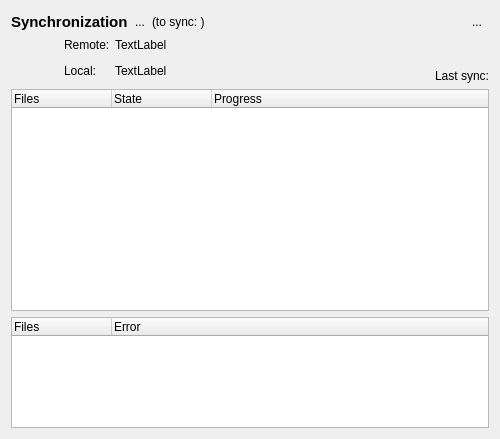
<?xml version="1.0" encoding="UTF-8"?>
<ui version="4.0">
 <class>main</class>
 <widget class="QWidget" name="main">
  <property name="geometry">
   <rect>
    <x>0</x>
    <y>0</y>
    <width>500</width>
    <height>439</height>
   </rect>
  </property>
  <property name="windowTitle">
   <string>DavQt</string>
  </property>
  <property name="windowIcon">
   <iconset resource="images.qrc">
    <normaloff>:/icons/images/sync.png</normaloff>:/icons/images/sync.png</iconset>
  </property>
  <layout class="QVBoxLayout" name="verticalLayout">
   <item>
    <widget class="QWidget" name="widget" native="true">
     <property name="sizePolicy">
      <sizepolicy hsizetype="Preferred" vsizetype="Maximum">
       <horstretch>0</horstretch>
       <verstretch>0</verstretch>
      </sizepolicy>
     </property>
     <layout class="QGridLayout" name="gridLayout_2">
      <property name="margin">
       <number>0</number>
      </property>
      <property name="spacing">
       <number>0</number>
      </property>
      <item row="0" column="0">
       <layout class="QHBoxLayout" name="horizontalLayout">
        <item>
         <widget class="QLabel" name="name">
          <property name="sizePolicy">
           <sizepolicy hsizetype="Maximum" vsizetype="Preferred">
            <horstretch>0</horstretch>
            <verstretch>0</verstretch>
           </sizepolicy>
          </property>
          <property name="font">
           <font>
            <pointsize>11</pointsize>
            <weight>75</weight>
            <bold>true</bold>
           </font>
          </property>
          <property name="text">
           <string>Synchronization</string>
          </property>
         </widget>
        </item>
        <item>
         <widget class="QToolButton" name="sync">
          <property name="toolTip">
           <string>Sync now!</string>
          </property>
          <property name="text">
           <string>...</string>
          </property>
          <property name="icon">
           <iconset resource="images.qrc">
            <normaloff>:/icons/images/sync.png</normaloff>:/icons/images/sync.png</iconset>
          </property>
          <property name="iconSize">
           <size>
            <width>22</width>
            <height>22</height>
           </size>
          </property>
          <property name="autoRaise">
           <bool>true</bool>
          </property>
         </widget>
        </item>
        <item>
         <widget class="QLabel" name="to_sync">
          <property name="text">
           <string>(to sync: )</string>
          </property>
         </widget>
        </item>
        <item>
         <spacer name="horizontalSpacer_2">
          <property name="orientation">
           <enum>Qt::Horizontal</enum>
          </property>
          <property name="sizeHint" stdset="0">
           <size>
            <width>40</width>
            <height>20</height>
           </size>
          </property>
         </spacer>
        </item>
       </layout>
      </item>
      <item row="0" column="1" rowspan="3">
       <spacer name="horizontalSpacer">
        <property name="orientation">
         <enum>Qt::Horizontal</enum>
        </property>
        <property name="sizeHint" stdset="0">
         <size>
          <width>193</width>
          <height>58</height>
         </size>
        </property>
       </spacer>
      </item>
      <item row="2" column="2">
       <spacer name="verticalSpacer">
        <property name="orientation">
         <enum>Qt::Vertical</enum>
        </property>
        <property name="sizeHint" stdset="0">
         <size>
          <width>20</width>
          <height>35</height>
         </size>
        </property>
       </spacer>
      </item>
      <item row="0" column="2" rowspan="2">
       <widget class="QToolButton" name="settings">
        <property name="text">
         <string>...</string>
        </property>
        <property name="icon">
         <iconset resource="images.qrc">
          <normaloff>:/icons/images/settings.png</normaloff>:/icons/images/settings.png</iconset>
        </property>
        <property name="iconSize">
         <size>
          <width>22</width>
          <height>22</height>
         </size>
        </property>
        <property name="autoRaise">
         <bool>true</bool>
        </property>
       </widget>
      </item>
      <item row="3" column="1" colspan="2">
       <widget class="QLabel" name="last_sync">
        <property name="text">
         <string>Last sync:</string>
        </property>
        <property name="alignment">
         <set>Qt::AlignRight|Qt::AlignTrailing|Qt::AlignVCenter</set>
        </property>
       </widget>
      </item>
      <item row="1" column="0" rowspan="4">
       <layout class="QGridLayout" name="gridLayout">
        <property name="horizontalSpacing">
         <number>5</number>
        </property>
        <property name="verticalSpacing">
         <number>0</number>
        </property>
        <item row="1" column="2">
         <widget class="QLabel" name="localfolder">
          <property name="sizePolicy">
           <sizepolicy hsizetype="Preferred" vsizetype="Preferred">
            <horstretch>0</horstretch>
            <verstretch>0</verstretch>
           </sizepolicy>
          </property>
          <property name="text">
           <string>TextLabel</string>
          </property>
         </widget>
        </item>
        <item row="0" column="0" rowspan="2">
         <widget class="QLabel" name="status">
          <property name="sizePolicy">
           <sizepolicy hsizetype="Preferred" vsizetype="Maximum">
            <horstretch>0</horstretch>
            <verstretch>0</verstretch>
           </sizepolicy>
          </property>
          <property name="maximumSize">
           <size>
            <width>48</width>
            <height>48</height>
           </size>
          </property>
          <property name="text">
           <string/>
          </property>
          <property name="pixmap">
           <pixmap resource="images.qrc">:/icons/images/state-offline.png</pixmap>
          </property>
          <property name="scaledContents">
           <bool>true</bool>
          </property>
         </widget>
        </item>
        <item row="0" column="2">
         <widget class="QLabel" name="remotefolder">
          <property name="sizePolicy">
           <sizepolicy hsizetype="Preferred" vsizetype="Preferred">
            <horstretch>0</horstretch>
            <verstretch>0</verstretch>
           </sizepolicy>
          </property>
          <property name="text">
           <string>TextLabel</string>
          </property>
         </widget>
        </item>
        <item row="0" column="1">
         <widget class="QLabel" name="label">
          <property name="sizePolicy">
           <sizepolicy hsizetype="Maximum" vsizetype="Preferred">
            <horstretch>0</horstretch>
            <verstretch>0</verstretch>
           </sizepolicy>
          </property>
          <property name="text">
           <string>Remote:</string>
          </property>
         </widget>
        </item>
        <item row="1" column="1">
         <widget class="QLabel" name="label_2">
          <property name="sizePolicy">
           <sizepolicy hsizetype="Maximum" vsizetype="Preferred">
            <horstretch>0</horstretch>
            <verstretch>0</verstretch>
           </sizepolicy>
          </property>
          <property name="text">
           <string>Local:</string>
          </property>
         </widget>
        </item>
       </layout>
      </item>
     </layout>
    </widget>
   </item>
   <item>
    <widget class="QTreeWidget" name="actions">
     <property name="sizePolicy">
      <sizepolicy hsizetype="Expanding" vsizetype="Expanding">
       <horstretch>0</horstretch>
       <verstretch>2</verstretch>
      </sizepolicy>
     </property>
     <property name="uniformRowHeights">
      <bool>true</bool>
     </property>
     <property name="animated">
      <bool>true</bool>
     </property>
     <attribute name="headerCascadingSectionResizes">
      <bool>true</bool>
     </attribute>
     <attribute name="headerDefaultSectionSize">
      <number>100</number>
     </attribute>
     <attribute name="headerStretchLastSection">
      <bool>true</bool>
     </attribute>
     <column>
      <property name="text">
       <string>Files</string>
      </property>
     </column>
     <column>
      <property name="text">
       <string>State</string>
      </property>
     </column>
     <column>
      <property name="text">
       <string>Progress</string>
      </property>
     </column>
    </widget>
   </item>
   <item>
    <widget class="QTreeWidget" name="errors">
     <property name="sizePolicy">
      <sizepolicy hsizetype="Expanding" vsizetype="Expanding">
       <horstretch>0</horstretch>
       <verstretch>1</verstretch>
      </sizepolicy>
     </property>
     <attribute name="headerCascadingSectionResizes">
      <bool>true</bool>
     </attribute>
     <attribute name="headerDefaultSectionSize">
      <number>100</number>
     </attribute>
     <column>
      <property name="text">
       <string>Files</string>
      </property>
     </column>
     <column>
      <property name="text">
       <string>Error</string>
      </property>
     </column>
    </widget>
   </item>
  </layout>
 </widget>
 <resources>
  <include location="images.qrc"/>
 </resources>
 <connections/>
</ui>
